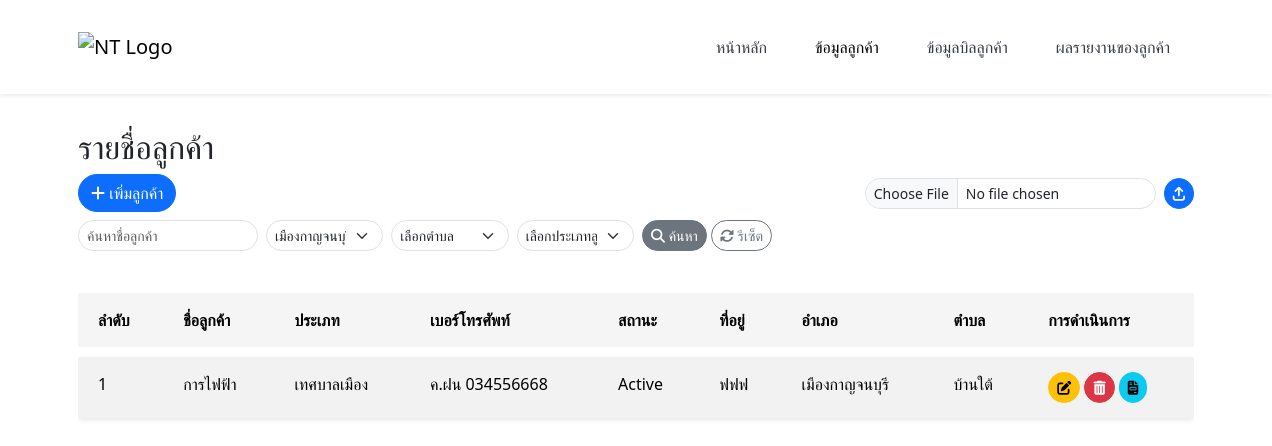
Before: /page/customer.php?filter_amphure=7101 with the older database file.
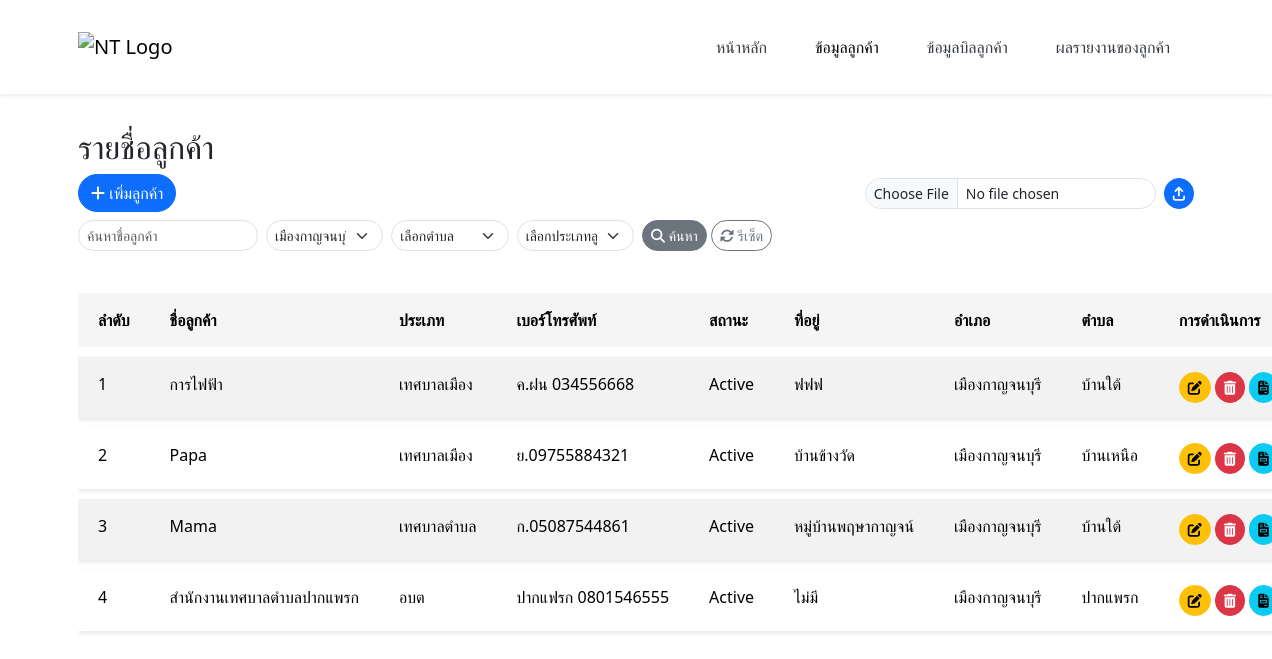
After: the same page with the newer database file.
### tables this page shows
CREATE TABLE `customer` (
  `customer_id` int(11) NOT NULL,
  `customer_name` char(100) DEFAULT NULL,
  `customer_type` enum('เทศบาลเมือง','เทศบาลตำบล','อบจ','อบต','บริษัทเอกชน','โรงพยาบาล','วัด','มูลนิธิ','โรงเรียนประถม','โรงเรียนมัธยม','โรงเรียนเอกชน','วิทยาลัย','มหาวิทยาลัย') DEFAULT NULL,
  `customer_phone` varchar(255) DEFAULT NULL,
  `customer_status` enum('Active','Inactive') DEFAULT NULL,
  `address_id` int(11) DEFAULT NULL,
  `create_at` datetime DEFAULT current_timestamp(),
  `update_at` date NOT NULL
);

CREATE TABLE `address` (
  `address_id` int(11) NOT NULL,
  `address_text` text DEFAULT NULL,
  `amphure_id` int(11) DEFAULT NULL,
  `thambon_id` int(11) DEFAULT NULL
);

CREATE TABLE `amphure` (
  `amphure_id` int(11) NOT NULL,
  `amphure_name` varchar(255) DEFAULT NULL,
  `province_id` int(11) DEFAULT NULL
);

CREATE TABLE `thambon` (
  `thambon_id` int(11) NOT NULL,
  `thambon_name` varchar(255) DEFAULT NULL,
  `zip_code` varchar(10) DEFAULT NULL,
  `amphure_id` int(11) DEFAULT NULL
);

### functions/customer_functions.php (called while the page is built, shortened)
<?php
function getCustomers($pdo, $filters = []) {
    $query = "
        SELECT c.customer_id, c.customer_name, c.customer_type, c.customer_phone, c.customer_status,
               c.create_at, c.update_at, a.address_text, a.amphure_id, a.thambon_id,
               am.amphure_name, t.thambon_name
        FROM customer c
        JOIN address a ON c.address_id = a.address_id
        JOIN amphure am ON a.amphure_id = am.amphure_id
        JOIN thambon t ON a.thambon_id = t.thambon_id
        WHERE 1=1
    ";
    $params = [];
    if (!empty($filters['filter_amphure'])) {
        $query .= " AND a.amphure_id = :amphure_id";
        $params[':amphure_id'] = $filters['filter_amphure'];
    }
    $query .= " ORDER BY c.customer_id";
    $stmt = $pdo->prepare($query);
    $stmt->execute($params);
    return $stmt->fetchAll(PDO::FETCH_ASSOC);
}
function getAmphures($pdo) {
    $stmt = $pdo->prepare("SELECT amphure_id, amphure_name FROM amphure ORDER BY amphure_name ASC");
    $stmt->execute();
    return $stmt->fetchAll(PDO::FETCH_ASSOC);
}
?>

### page/customer.php (the view, shortened to what this page needs)
<?php
require_once '../config/condb.php';
require_once '../functions/customer_functions.php';
$filters = [
  'search_name' => $_GET['search_name'] ?? null,
  'filter_amphure' => $_GET['filter_amphure'] ?? null,
  'filter_thambon' => $_GET['filter_thambon'] ?? null,
  'filter_customer_type' => $_GET['filter_customer_type'] ?? null
];
$customers = getCustomers($pdo, $filters);
$amphures = getAmphures($pdo);
?>
<!DOCTYPE html>
<html lang="en">
<head>
    <link rel="stylesheet" href="https://cdnjs.cloudflare.com/ajax/libs/font-awesome/6.4.2/css/all.min.css">
    <link href="https://cdn.jsdelivr.net/npm/bootstrap@5.3.3/dist/css/bootstrap.min.css" rel="stylesheet">
    <?php include '../components/header.php'; ?>
</head>
<body>
<div class="container mt-5">
    <h2>รายชื่อลูกค้า</h2>
    <div class="mb-3 d-flex flex-wrap justify-content-between align-items-center gap-2">
        <div>
            <button class="btn btn-primary rounded-pill" data-bs-toggle="modal" data-bs-target="#customerModal">
                <i class="fas fa-plus"></i> เพิ่มลูกค้า
            </button>
        </div>
        <form action="" method="post" enctype="multipart/form-data" class="d-flex align-items-center gap-2">
    <input type="file" name="excel" class="form-control form-control-sm rounded-pill" id="excelFile" accept=".xls, .xlsx" required>
    <button type="submit" name="import" class="btn btn-primary btn-sm rounded-pill">
        <i class="fa-solid fa-arrow-up-from-bracket"></i>
    </button>
</form>
        <div class="mb-3">
            <form method="get" class="row gx-2 gy-2 align-items-center">
                <div class="col-md-3">
                    <input type="text" name="search_name" class="form-control form-control-sm rounded-pill" placeholder="ค้นหาชื่อลูกค้า" value="<?php echo htmlspecialchars($filters['search_name'] ?? ''); ?>">
                </div>
                <div class="col-md-2">
                    <select name="filter_amphure" class="form-select form-select-sm rounded-pill" id="filterAmphure">
                        <?php foreach($amphures as $amphure): ?>
                            <option value="<?php echo htmlspecialchars($amphure['amphure_id']); ?>" <?php echo (isset($filters['filter_amphure']) && $filters['filter_amphure'] == $amphure['amphure_id']) ? 'selected' : ''; ?>>
                                <?php echo htmlspecialchars($amphure['amphure_name']); ?>
                            </option>
                        <?php endforeach; ?>
                    </select>
                </div>
                <div class="col-md-2">
                    <select name="filter_thambon" class="form-select form-select-sm rounded-pill" id="filterThambon">
                        <option value="">เลือกตำบล</option>
                    </select>
                </div>
                <div class="col-md-2">
                    <select name="filter_customer_type" class="form-select form-select-sm rounded-pill" id="filterCustomerType">
                        <option value="">เลือกประเภทลูกค้า</option>
                    </select>
                </div>
                <div class="col-md-auto">
                    <button type="submit" class="btn btn-secondary btn-sm rounded-pill">
                        <i class="fas fa-search"></i> ค้นหา
                    </button>
                    <a href="customer.php" class="btn btn-outline-secondary btn-sm rounded-pill">
                        <i class="fas fa-sync-alt"></i> รีเซ็ต
                    </a>
                </div>
            </form>
        </div>
    </div>
    <table class="table table-striped custom-table">
        <thead>
        <tr>
            <th>ลำดับ</th>
            <th>ชื่อลูกค้า</th>
            <th>ประเภท</th>
            <th>เบอร์โทรศัพท์</th>
            <th>สถานะ</th>
            <th>ที่อยู่</th>
            <th>อำเภอ</th>
            <th>ตำบล</th>
            <th>การดำเนินการ</th>
        </tr>
        </thead>
        <tbody>
        <?php foreach($customers as $index => $customer): ?>
            <tr>
                <td><?php echo $index + 1; ?></td>
                <td><?php echo htmlspecialchars($customer['customer_name']); ?></td>
                <td><?php echo htmlspecialchars($customer['customer_type']); ?></td>
                <td><?php echo htmlspecialchars($customer['customer_phone']); ?></td>
                <td><?php echo htmlspecialchars($customer['customer_status']); ?></td>
                <td><?php echo htmlspecialchars($customer['address_text']); ?></td>
                <td><?php echo htmlspecialchars($customer['amphure_name']); ?></td>
                <td><?php echo htmlspecialchars($customer['thambon_name']); ?></td>
                <td>
                    <button class="btn btn-sm btn-warning rounded-pill edit-customer" data-bs-toggle="modal" data-bs-target="#customerModal" data-customer-id="<?php echo $customer['customer_id']; ?>" data-customer-name="<?php echo htmlspecialchars($customer['customer_name']); ?>" data-customer-type="<?php echo htmlspecialchars($customer['customer_type']); ?>" data-customer-phone="<?php echo htmlspecialchars($customer['customer_phone']); ?>" data-customer-status="<?php echo htmlspecialchars($customer['customer_status']); ?>" data-address-text="<?php echo htmlspecialchars($customer['address_text']); ?>" data-amphure-id="<?php echo $customer['amphure_id']; ?>" data-thambon-id="<?php echo $customer['thambon_id']; ?>" data-create-at="<?php echo htmlspecialchars($customer['create_at']); ?>">
                        <i class="fas fa-edit"></i>
                    </button>
                    <a href="customer.php?delete_customer_id=<?php echo $customer['customer_id']; ?>" class="btn btn-sm btn-danger rounded-pill" onclick="return confirm('คุณต้องการลบข้อมูลลูกค้าหรือไม่?')">
                        <i class="fas fa-trash-alt"></i>
                    </a>
                    <a href="bill.php?customer_id=<?php echo $customer['customer_id']; ?>" class="btn btn-sm btn-info rounded-pill">
                        <i class="fas fa-file-invoice"></i>
                    </a>
                </td>
            </tr>
        <?php endforeach; ?>
        </tbody>
    </table>
</div>
</body>
</html>

### components/header.php (shortened to what this page needs)
<?php
$current_page = basename($_SERVER['PHP_SELF'], ".php");
?>
<header class="navbar navbar-expand-lg navbar-light bg-white shadow-sm py-3 fixed-top">
  <div class="container">
    <a class="navbar-brand d-flex align-items-center" href="index.php">
      <img src="https://www.ntplc.co.th/ResourcePackages/ntplc/assets/dist/images/sub-header-logo.png" alt="NT Logo" class="header-logo me-2">
    </a>
    <div class="collapse navbar-collapse" id="navbarNav">
      <ul class="navbar-nav ms-auto">
        <li class="nav-item">
          <a class="nav-link btn btn-outline rounded-pill <?php echo ($current_page == 'index') ? 'active' : ''; ?>" href="index.php">หน้าหลัก</a>
        </li>
        <li class="nav-item">
          <a class="nav-link btn btn-outline rounded-pill <?php echo ($current_page == 'customer') ? 'active' : ''; ?>" href="customer.php">ข้อมูลลูกค้า</a>
        </li>
        <li class="nav-item">
          <a class="nav-link btn btn-outline rounded-pill <?php echo ($current_page == 'bill') ? 'active' : ''; ?>" href="bill.php">ข้อมูลบิลลูกค้า</a>
        </li>
        <li class="nav-item">
          <a class="nav-link btn btn-outline rounded-pill <?php echo ($current_page == 'report') ? 'active' : ''; ?>" href="report.php">ผลรายงานของลูกค้า</a>
        </li>
      </ul>
    </div>
  </div>
</header>

### components/header.php (style rules this page uses)
body { padding-top: 80px; }
.navbar-nav .nav-link { transition: all 0.3s ease; font-size: 1rem; text-decoration: none; color: #343a40; }
.navbar-nav .nav-item { padding: 0.5rem 0.8rem; }
.navbar { background-color: #fff; }
.navbar-nav .nav-link.btn { margin: 0.2rem; }

### page/customer.php (style rules this page uses)
body { padding-top: 80px; }
.custom-table { border-collapse: separate; border-spacing: 0 10px; border-radius: 10px; overflow: hidden; }
.custom-table th, .custom-table td { border: none; padding: 15px 20px; white-space: nowrap; overflow: hidden; text-overflow: ellipsis; }
.custom-table th { background-color: #f5f5f5; font-weight: 600; }
.custom-table tbody tr { background-color: white; box-shadow: 0 2px 5px rgba(0, 0, 0, 0.1); }
.custom-table tbody tr:nth-child(even) { background-color: #f9f9f9; }

Changed rows visible on the page:
added customer: customer_name "Papa", customer_type "เทศบาลเมือง", customer_phone "ย.09755884321", customer_status "Active", address.address_text "บ้านข้างวัด", amphure.amphure_name "เมืองกาญจนบุรี", thambon.thambon_name "บ้านเหนือ"
added customer: customer_name "Mama", customer_type "เทศบาลตำบล", customer_phone "ก.05087544861", customer_status "Active", address.address_text "หมู่บ้านพฤษากาญจน์", amphure.amphure_name "เมืองกาญจนบุรี", thambon.thambon_name "บ้านใต้"
added customer: customer_name "สำนักงานเทศบาลตำบลปากแพรก", customer_type "อบต", customer_phone "ปากแฟรก 0801546555", customer_status "Active", address.address_text "ไม่มี", amphure.amphure_name "เมืองกาญจนบุรี", thambon.thambon_name "ปากแพรก"
